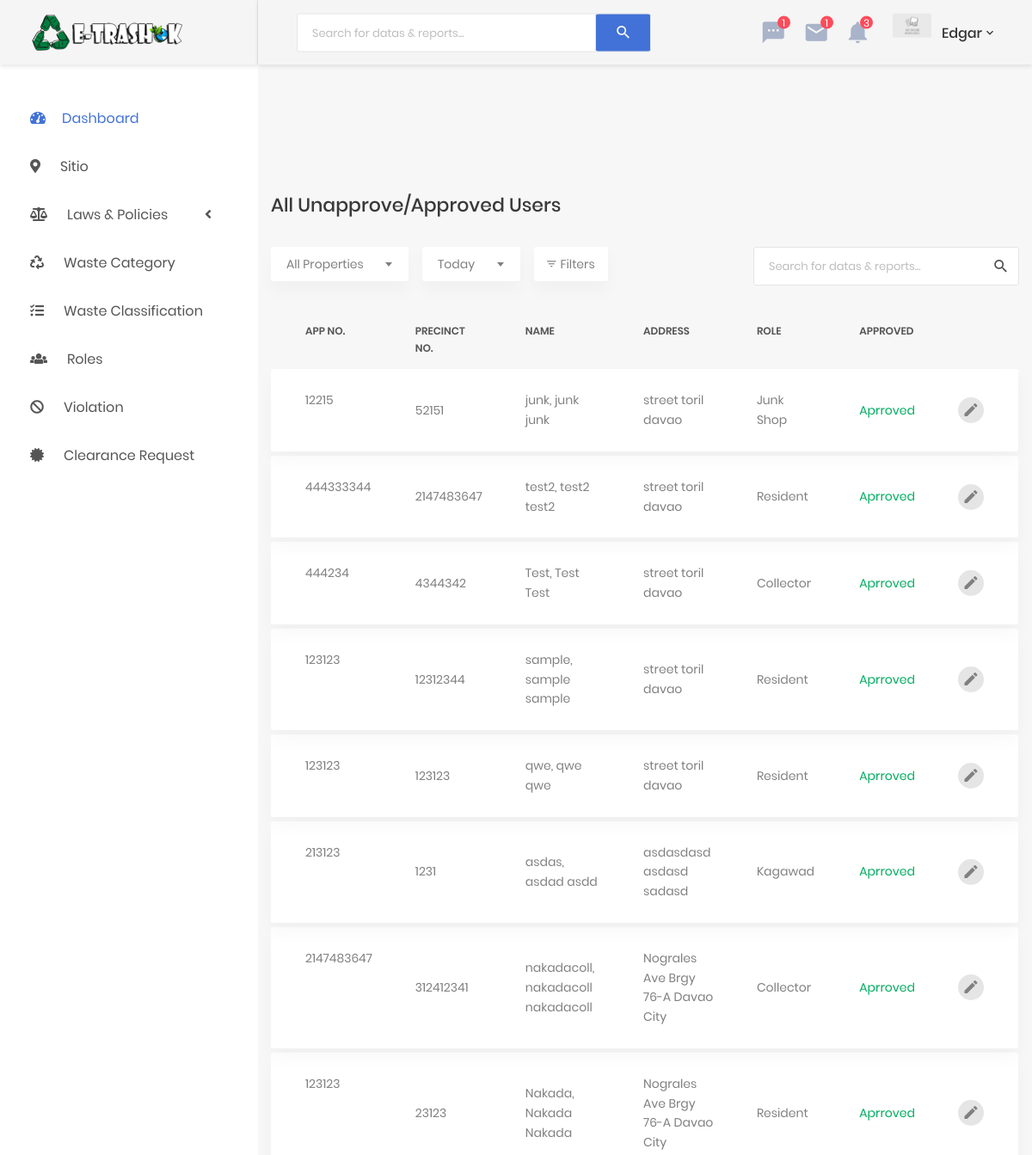
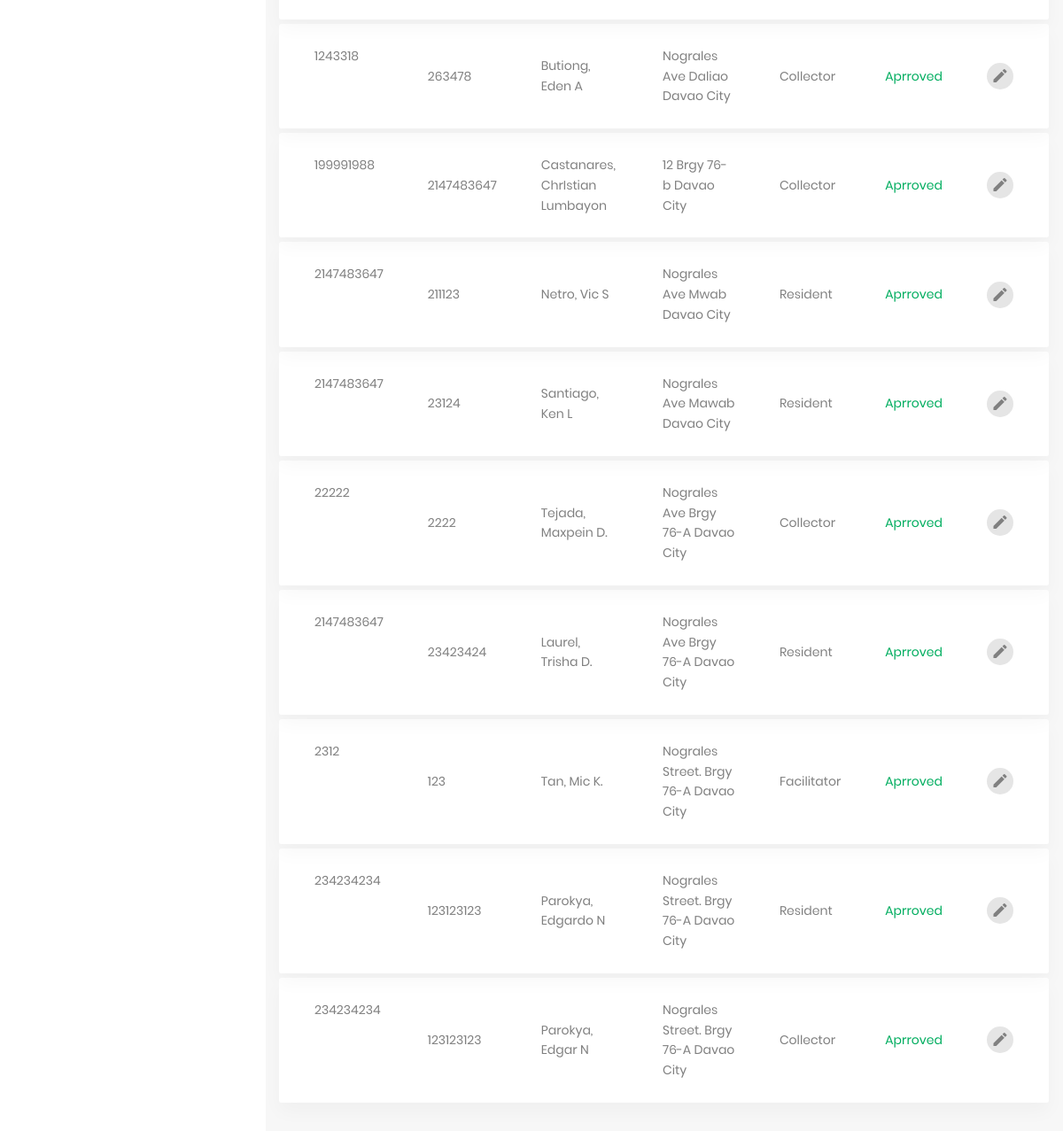
/admin-pages/user.php (signed in), run on the app's committed database (2 pictures, top to bottom).
### tables this page shows
CREATE TABLE `user` (
  `id` int(11) NOT NULL,
  `application_no` int(20) NOT NULL,
  `precinct_no` int(20) NOT NULL,
  `firstname` varchar(100) NOT NULL,
  `middlename` varchar(100) NOT NULL,
  `lastname` varchar(100) NOT NULL,
  `category` int(4) NOT NULL,
  `assisted_by` varchar(255) NOT NULL,
  `address_province` varchar(150) NOT NULL,
  `address_city` varchar(150) NOT NULL,
  `address_brgy` varchar(255) NOT NULL,
  `address_street_house` varchar(255) NOT NULL,
  `citizenship` varchar(100) NOT NULL,
  `citizenship_acquired` tinyint(3) NOT NULL DEFAULT '0',
  `natural_reacquire_date` date NOT NULL,
  `certificate_no` int(20) NOT NULL,
  `period_residence_city_yr` int(11) NOT NULL,
  `period_residence_city_month` int(11) NOT NULL,
  `period_residence_phil_yr` int(11) NOT NULL,
  `profession` varchar(200) NOT NULL,
  `tin` int(20) NOT NULL,
  `sex` tinyint(2) NOT NULL DEFAULT '0',
  `date_birth` date NOT NULL,
  `place_birth_city` varchar(100) NOT NULL,
  `place_birth_province` varchar(100) NOT NULL,
  `civil_status` tinyint(2) NOT NULL,
  `spouse` varchar(150) NOT NULL,
  `approved` tinyint(2) NOT NULL DEFAULT '0',
  `user_role` tinyint(5) NOT NULL DEFAULT '0',
  `account_id` int(11) NOT NULL,
  `sitio` int(11) NOT NULL,
  `image_path` varchar(100) NOT NULL DEFAULT 'No_Image_Available.jpg',
  `deleted` tinyint(2) NOT NULL DEFAULT '0'
);

CREATE TABLE `user_role` (
  `id` int(11) NOT NULL,
  `name` varchar(255) NOT NULL,
  `description` varchar(255) DEFAULT NULL
);

### api/functions.php (called while the page is built, shortened)
<?php
function getUserRole($idl){
	$myrole = "";
	$id = $idl;
	if($id == 0){
		$myrole = "Role Not Set";
	}else if($id == 1){
		$myrole = "Administrator";
	}else if($id == 2){
		$myrole = "Collector";
	}else if($id == 3){
		$myrole = "Resident";
	}else if ($id == 4){
		$myrole = "Facilitator";
	}else{
		$myrole = "Out of Bound";
	}
	return $myrole;
}
?>

### admin-pages/user.php (the view, shortened to what this page needs)
<?php include '../template/header.php'; ?>
</head>
<body class="animsition" id="user-page">
    <div class="page-wrapper">
       <?php include '../template/navigation-admin.php'; ?>
        <div class="page-content--bgf7">
            <section class="au-breadcrumb2">
                <div class="container">
                    <div class="row">
                        <div class="col-md-12">
                            <div class="au-breadcrumb-content">
                                <div class="au-breadcrumb-left">
                                    <span class="au-breadcrumb-span">You are here:</span>
                                    <ul class="list-unstyled list-inline au-breadcrumb__list">
                                        <li class="list-inline-item active">
                                            <a href="#">Home</a>
                                        </li>
                                        <li class="list-inline-item seprate">
                                            <span>/</span>
                                        </li>
                                        <li class="list-inline-item">User</li>
                                         <li class="list-inline-item seprate">
                                            <span>/</span>
                                        </li>
                                        <li class="list-inline-item">All User</li>
                                    </ul>
                                </div>
                            </div>
                        </div>
                    </div>
                </div>
            </section>
            <div class="main-content">
                <section class="p-t-20">
                    <div class="container">
                        <div class="row">
                            <div class="col-md-12">
                                <h3 class="title-5 m-b-35">All Unapprove/Approved Users</h3>
                                <div class="table-data__tool">
                                    <div class="table-data__tool-left">
                                        <div class="rs-select2--light rs-select2--md">
                                        </div>
                                        <div class="rs-select2--light rs-select2--sm">
                                        </div>
                                        <button class="au-btn-filter">
                                            <i class="zmdi zmdi-filter-list"></i>filters</button>
                                    </div>
                                    <form class="au-form-icon--sm" action="" method="post">
                                        <input class="au-input--w300 au-input--style2" type="text" placeholder="Search for datas &amp; reports...">
                                        <button class="au-btn--submit2" type="submit">
                                            <i class="zmdi zmdi-search"></i>
                                        </button>
                                    </form>
                                </div>
                                <div class="table-responsive table-responsive-data2">
                                    <table class="table table-data2">
                                        <thead>
                                            <tr>
                                                <th>App No.</th>
                                                <th>Precinct No.</th>
                                                <th>Name</th>
                                                <th>Address</th>
                                                <th>Role</th>
                                                <th>Approved</th>
                                                <th></th>
                                            </tr>
                                        </thead>
                                        <tbody>
                                        	<?php
                                        		$sql = "SELECT b.name as role,a.id, a.application_no, a.precinct_no, a.firstname, a.middlename, a.lastname, a.address_city, a.address_brgy, a.address_street_house, a.profession, a.user_role, a.approved FROM user as a INNER JOIN user_role as b ON a.user_role = b.id WHERE a.user_role != 1 ORDER BY id desc";
                                        		$result = mysqli_query($mysqli,$sql);
                                        		if (mysqli_num_rows($result) > 0) {
                                        			while($row = mysqli_fetch_assoc($result)) {
                                        				$id = $row['id'];
                                        				$name = $row['lastname'].', '.$row['firstname'].' '.$row['middlename'];
                                        				$address = $row['address_street_house'].' '.$row['address_brgy'].' '.$row['address_city'];
                                        				$approved = $row['approved'];
                                        				if($approved == 0){
                                        					$approved = '<span class="status--denied">Not Approve</span>';
                                        				}else{
                                        					$approved = '<span class="status--process">Aprroved</span>';
                                        				}
                                        				echo '<tr class="tr-shadow">';
                                        				echo '<td>'.$row['application_no'].'</td>';
                                        				echo '<td>'.$row['precinct_no'].'</td>';
                                        				echo '<td>'.$name.'</td>';
                                        				echo '<td>'.$address.'</td>';
                                        				echo '<td>';
                                                            echo '<span id="role-label'.$id.'">'.$row['role'].'</span>';
                                                        echo '</td>';
                                        				echo '<td>';
                                                            echo '<div id="status-label'.$id.'">'.$approved.'</div>';
                                                        echo '</td>';
                                        				echo '<td>';
    	                                                	echo '<div class="table-data-feature">';
    	                                                    echo '<button id="edit-btn'.$id.'" class="item" data-toggle="tooltip" data-placement="top" title="Edit" onclick="javascript:editUserRow('.$id.');">';
    	                                                    echo '<i class="zmdi zmdi-edit"></i>';
    	                                                    echo '</button>';
    	                                                	echo '</div>';
                                                		echo '</td>';
                                        				echo '</tr>';
                                        				echo '<tr class="spacer"></tr>';
                                        			}
                                        		}
                                        	?>
                                        </tbody>
                                    </table>
                                </div>
                            </div>
                        </div>
                    </div>
                </section>
            </div>
         	 <section class="p-t-60 p-b-20">
            </section>
        </div>
    </div>
  <?php include '../template/footer.php' ?>

### css/style.css (style rules this page uses)
.au-breadcrumb2 { padding-top: 87px; padding-bottom: 0; }
.au-breadcrumb2 { padding: 2em 0; }

### data on the page
user: application_no "12215", precinct_no "52151", name "junk, junk junk", address "street toril davao", user_role.name "Junk Shop", approved "Aprroved"
user: application_no "444333344", precinct_no "2147483647", name "test2, test2 test2", address "street toril davao", user_role.name "Resident", approved "Aprroved"
user: application_no "444234", precinct_no "4344342", name "Test, Test Test", address "street toril davao", user_role.name "Collector", approved "Aprroved"
user: application_no "123123", precinct_no "12312344", name "sample, sample sample", address "street toril davao", user_role.name "Resident", approved "Aprroved"
user: application_no "123123", precinct_no "123123", name "qwe, qwe qwe", address "street toril davao", user_role.name "Resident", approved "Aprroved"
user: application_no "213123", precinct_no "1231", name "asdas, asdad asdd", address "asdasdasd asdasd sadasd", user_role.name "Kagawad", approved "Aprroved"
user: application_no "2147483647", precinct_no "312412341", name "nakadacoll, nakadacoll nakadacoll", address "Nograles Ave Brgy 76-A Davao City", user_role.name "Collector", approved "Aprroved"
user: application_no "123123", precinct_no "23123", name "Nakada, Nakada Nakada", address "Nograles Ave Brgy 76-A Davao City", user_role.name "Resident", approved "Aprroved"
user: application_no "1243318", precinct_no "263478", name "Butiong, Eden A", address "Nograles Ave Daliao Davao City", user_role.name "Collector", approved "Aprroved"
user: application_no "199991988", precinct_no "2147483647", name "Castanares, ChrIstian Lumbayon", address "12 Brgy 76-b Davao City", user_role.name "Collector", approved "Aprroved"
user: application_no "2147483647", precinct_no "211123", name "Netro, Vic S", address "Nograles Ave Mwab Davao City", user_role.name "Resident", approved "Aprroved"
user: application_no "2147483647", precinct_no "23124", name "Santiago, Ken L", address "Nograles Ave Mawab Davao City", user_role.name "Resident", approved "Aprroved"
user: application_no "22222", precinct_no "2222", name "Tejada, Maxpein D.", address "Nograles Ave Brgy 76-A Davao City", user_role.name "Collector", approved "Aprroved"
user: application_no "2147483647", precinct_no "23423424", name "Laurel, Trisha D.", address "Nograles Ave Brgy 76-A Davao City", user_role.name "Resident", approved "Aprroved"
user: application_no "2312", precinct_no "123", name "Tan, Mic K.", address "Nograles Street. Brgy 76-A Davao City", user_role.name "Facilitator", approved "Aprroved"
user: application_no "234234234", precinct_no "123123123", name "Parokya, Edgardo N", address "Nograles Street. Brgy 76-A Davao City", user_role.name "Resident", approved "Aprroved"
user: application_no "234234234", precinct_no "123123123", name "Parokya, Edgar N", address "Nograles Street. Brgy 76-A Davao City", user_role.name "Collector", approved "Aprroved"

### other printed values
$_SESSION['login_user'] "Edgar"
